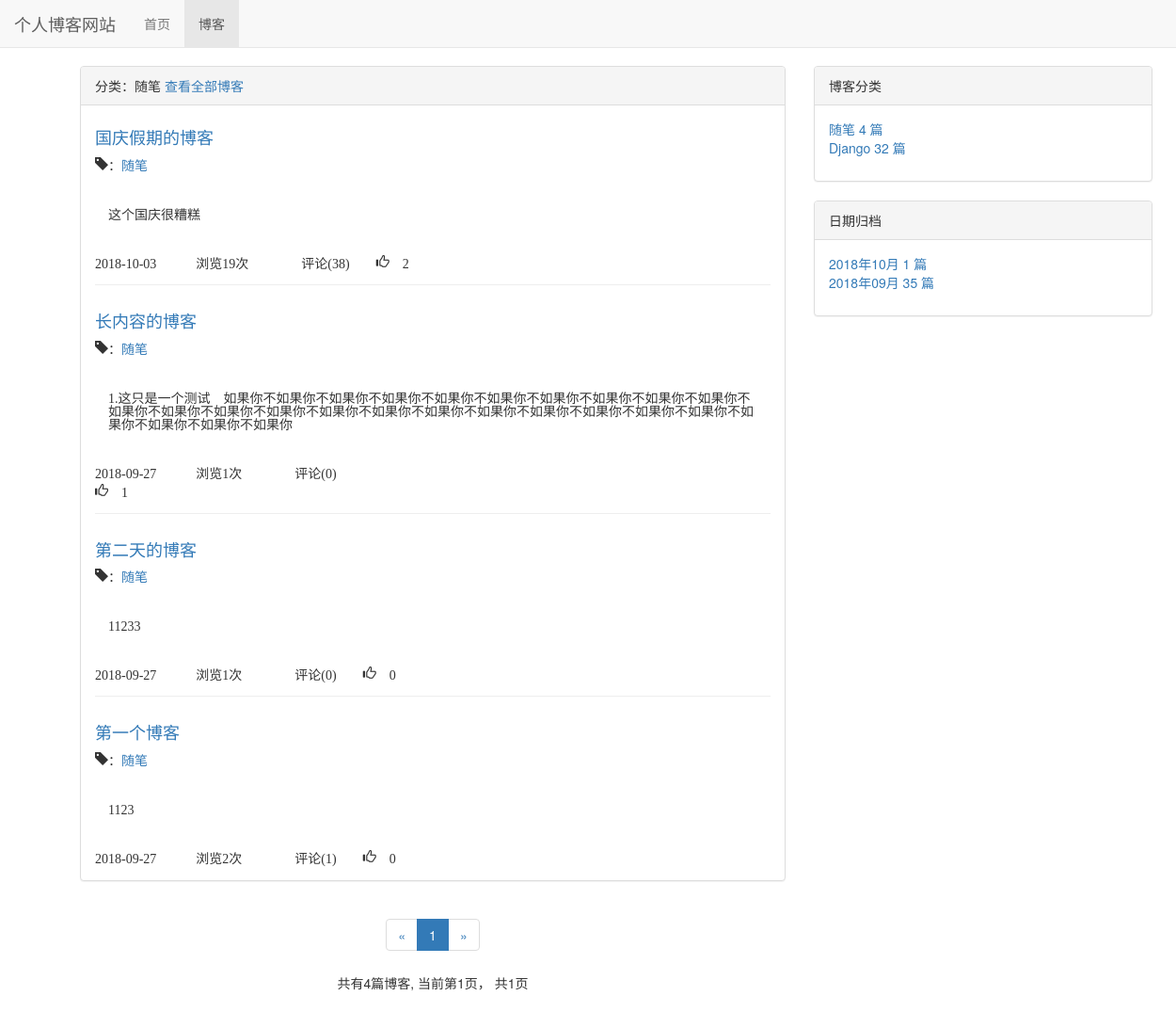
The page /blog/type/1 on the database its author committed.
### blog/models.py (models this page shows, shortened)
class BlogType(models.Model):
    type_name = models.CharField(max_length = 15)
    def __str__(self):
        return self.type_name

class Blog(models.Model,ReadNumExpandMthod):
    title = models.CharField(max_length = 50)
    blog_type = models.ForeignKey(BlogType, on_delete = models.DO_NOTHING)
    content = RichTextUploadingField()
    author = models.ForeignKey(User,on_delete = models.DO_NOTHING)
    read_details = GenericRelation(ReadDetail)
    created_time = models.DateTimeField(auto_now_add = True)
    last_updated_time = models.DateTimeField(auto_now = True)
    class Meta:
        ordering = ["-created_time"]

### read_statistics/models.py (models this page shows)
class ReadNum(models.Model):
    read_num = models.IntegerField(default=0)
    content_type = models.ForeignKey(ContentType,on_delete=models.DO_NOTHING)
    object_id = models.PositiveIntegerField()
    content_object = GenericForeignKey('content_type','object_id')

### likes/models.py (models this page shows)
class LikeCount(models.Model):
    content_type = models.ForeignKey(ContentType, on_delete=models.CASCADE)
    object_id = models.PositiveIntegerField()
    content_object = GenericForeignKey('content_type', 'object_id')
    liked_num = models.IntegerField(default=0)

### blog/views.py (the view)
# urls.py: path('type/<int:blog_type_pk>',views.blogs_with_type,name = 'blogs_with_type'),
def blogs_with_type(request,blog_type_pk):
    blog_type = get_object_or_404(BlogType,pk= blog_type_pk)
    blogs_all_list = Blog.objects.filter(blog_type= blog_type)
    context = get_blog_list_common_data(request,blogs_all_list)
    context['blog_type'] = blog_type
    return render(request,'blog/blogs_with_type.html',context)

### comment/templatetags/comment_tags.py (called while the page is built)
@register.simple_tag
def get_comment_count(obj):
    content_type = ContentType.objects.get_for_model(obj)
    return Comment.objects.filter(content_type = content_type,object_id = obj.pk).count()

### likes/templatetags/likes_tags.py (called while the page is built)
@register.simple_tag
def get_like_count(obj):
    content_type = ContentType.objects.get_for_model(obj)
    like_count, created = LikeCount.objects.get_or_create(content_type=content_type, object_id=obj.pk)
    return like_count.liked_num

### read_statistics/models.py (called while the page is built)
    def get_read_num(self):
        try:
            ct = ContentType.objects.get_for_model(self)
            readnum  = ReadNum.objects.get(content_type= ct,object_id=self.pk)
            return readnum.read_num
        except exceptions.ObjectDoesNotExist:
            return 0

### blog/templates/blog/blogs_with_type.html (shortened to what this page needs)
{% extends 'blog/blog_list.html' %}
{% block blog_list_title %}
    分类：{{ blog_type.type_name }}
    <a href="{% url 'blog_list' %}">查看全部博客</a>
{% endblock %}

### blog/templates/blog/blog_list.html (shortened to what this page needs)
{% extends 'blog/base.html' %}
{% block nav_blog_active %}active{% endblock %}
{% load staticfiles %}
{% load comment_tags %}
{% load likes_tags %}
{% block header_extends %}
    <link rel="stylesheet" type="text/css" href="{% static 'blog/blog.css' %}">
{% endblock %}
{% block content %}
    <div class="container">
        <div class="row">
            <div class=" col-sm-8 ">
                <div class="panel panel-default">
                    <div class="panel-heading">{% block blog_list_title %}博客列表{% endblock %}</div>
                    <div class="panel-body">
                        {% for blog in blogs %}
                        <div class="blog">
                            <h4><a href="{% url 'blog_detail' blog.pk %}">{{ blog.title }} </a></h4>
                            <p class="blog-info">
                                <li class="glyphicon glyphicon-tag">：<a href="{% url 'blogs_with_type' blog.blog_type.pk %}">{{ blog.blog_type }}</a>&nbsp;&nbsp;
                            </p>
                            <p class="text">{{ blog.content|safe|striptags|truncatechars:120 }}</p>
                            {{ blog.created_time|date:'Y-m-d'}}&nbsp;&nbsp;
                            浏览{{ blog.get_read_num }}次 &nbsp;&nbsp;
                            评论({% get_comment_count blog %})&nbsp;&nbsp;
                            <li class="glyphicon glyphicon-thumbs-up"> {% get_like_count blog %}</li>
                        </div>
                        {% empty %}
                            <div class="blog">
                                <h4>暂无博客，敬请期待</h4>
                            </div>
                        {% endfor %}
                    </div>
                </div>
                <div class="paginator">
                    <ul class="pagination">
                        <li>
                            {% if page_of_blogs.has_previous %}
                                <a href="?page=previos_page_number" aria-label="Previous">
                                    <span aria-hidden="true">&laquo;</span>
                                </a>
                            {% else%}
                                <span aria-hidden="true">&laquo;</span>
                            {% endif %}
                        </li>
                        {% for page_num in page_range %}
                            {% if page_num == page_of_blogs.number %}
                                <li class="active"><span>{{ page_num }}</span></li>
                            {% else %}
                                {% if page_num == '...' %}
                                    <li><span>{{ page_num }}</span></li>
                                {% else %}
                                    <li><a href="?page={{ page_num }} ">{{ page_num }}</a></li>
                                {% endif %}
                            {% endif %}
                        {% endfor %}
                        <li>
                            {% if page_of_blogs.has_next %}
                                <a href="?page={{ page_of_blogs.next_page_number }}" aria-label="Next">
                                    <span aria-hidden="true">&raquo;</span>
                                </a>
                            {% else %}
                                <span aria-hidden="true">&raquo;</span>
                            {% endif %}
                        </li>
                    </ul>
                    <p>
                        共有{{ page_of_blogs.paginator.count }}篇博客,
                        当前第{{ page_of_blogs.number }}页，
                        共{{ page_of_blogs.paginator.num_pages }}页
                    </p>
                </div>
            </div>
            <div class="col-sm-4">
                <div class="panel panel-default">
                    <div class="panel-heading">博客分类</div>
                    <div class="panel-body">
                         <ul class='blog-types'>
                            {% for blog_type in blog_types %}
                                <li>
                                    <a href="{% url 'blogs_with_type' blog_type.pk %}">
                                    {{ blog_type.type_name }} {{blog_type.blog_count}} 篇 </a>
                                </li>
                            {% empty %}
                                <li>暂无分类</li>
                            {% endfor %}
                        </ul>
                    </div>
                </div>
                <div class="panel panel-default">
                    <div class="panel-heading">日期归档</div>
                    <div class="panel-body">
                        <ul>
                            {% for blog_date,blog_count in blog_dates.items %}
                                <li>
                                    <a href="{% url 'blogs_with_date' blog_date.year blog_date.month %}">
                                    {{ blog_date|date:"Y年m月" }} {{ blog_count }} 篇</a>
                                </li>
                            {% endfor %}
                        </ul>
                    </div>
                </div>
            </div>
        </div>
    </div>
{% endblock %}

### blog/static/blog/base.css (style rules this page uses)
* { margin: 0; padding: 0; }
body { margin: 70px!important; }
ul { list-style-type: none; }

### blog/static/blog/blog.css (style rules this page uses)
ul.blog-types { list-style-type: none; }
div.blog:not(:last-child) { margin-bottom: 2em; padding-bottom: 1em; border-bottom: 1px solid #eee; }
div.blog h4 { margin-top: 0.5em; }
div.blog p.blog-info { margin-bottom: 0; }
div.paginator { text-align: center; }
p.text { padding: 2em 1em }

### rows shown on the page
BlogType: type_name "随笔", blog_count "4"
Blog: title "国庆假期的博客", blog_type "随笔", content "这个国庆很糟糕", created_time "2018-10-03", get_read_num "19", id "38", id.liked_num "2"
Blog: title "长内容的博客", blog_type "随笔", content "1.这只是一个测试 如果你不如果你不如果你不如果你不如果你不如果你不如果你不如果你不如果你不如果你不如果你不如果你不如果你不如果你不如果你不如果你不如果你不如果你不如果你不如果你不如果你不如果你不如果你不如果你不如果你不如果你", created_time "2018-09-27", get_read_num "1", id "0", id.liked_num "1"
Blog: title "第二天的博客", blog_type "随笔", content "11233", created_time "2018-09-27", get_read_num "1", id "0", id.liked_num "0"
Blog: title "第一个博客", blog_type "随笔", content "1123", created_time "2018-09-27", get_read_num "2", id "1", id.liked_num "0"
BlogType: type_name "Django", blog_count "32"

### other values the page prints
{{ page_num }} "1"
{{ page_of_blogs.paginator.count }} "4"
{{ page_of_blogs.number }} "1"
{{ page_of_blogs.paginator.num_pages }} "1"
{{ blog_date|date:"Y年m月" }} "2018年10月" "2018年09月"
{{ blog_count }} "1" "35"
